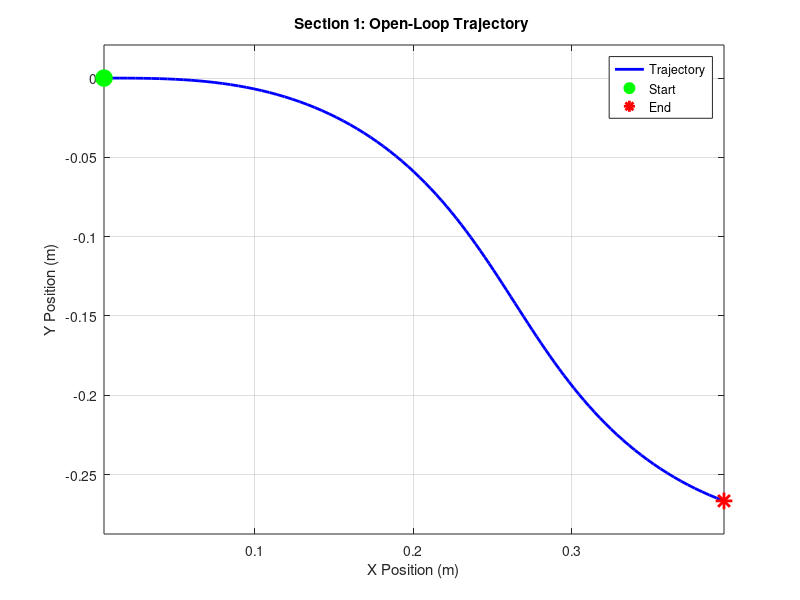
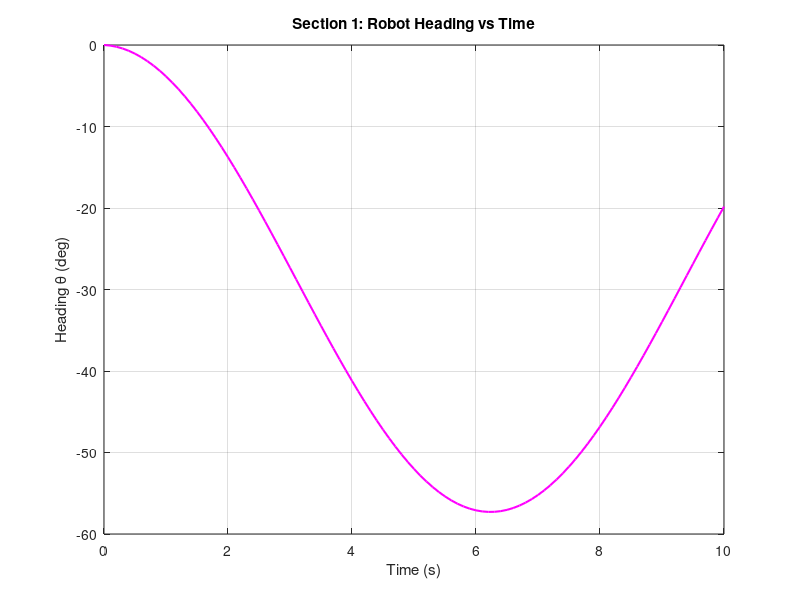
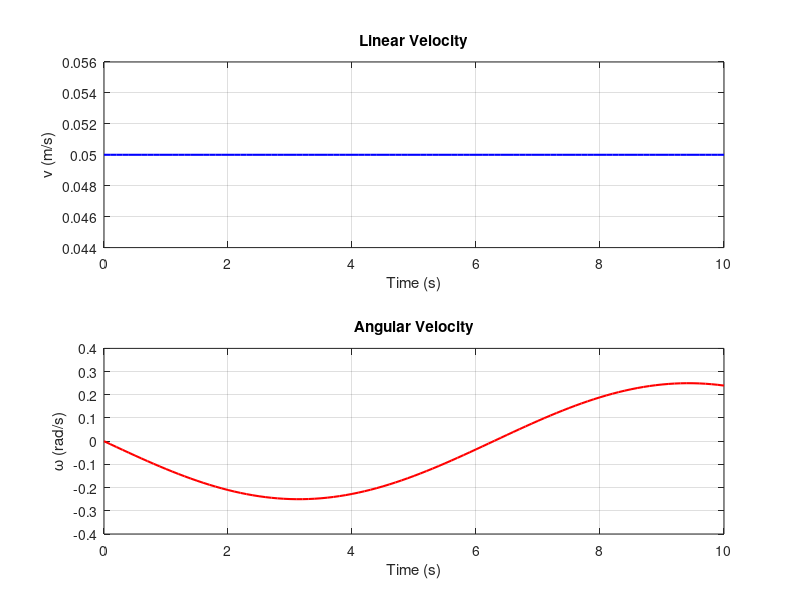

Recreate these plots in MATLAB, in order. (Note: this script raises an error after producing the figures.)
function CW2_forward_kinematics()
%% CW2_FORWARD_KINEMATICS
%  Demonstrates differential-drive forward kinematics using a unicycle model.
%  The robot follows a figure-eight open-loop trajectory produced by
%  sinusoidally varying wheel speeds.
%
%  Robot Model:
%    Linear velocity:  v = (r/2) * (w_r + w_l)
%    Angular velocity: omega = (r/d) * (w_r - w_l)
%
%  Pose update (Euler integration):
%    x(t+dt)     = x(t) + v*cos(theta)*dt
%    y(t+dt)     = y(t) + v*sin(theta)*dt
%    theta(t+dt) = theta(t) + omega*dt

%% --- Robot physical parameters ---
r = 0.05;   % Wheel radius (m)
d = 0.2;    % Wheelbase (m)

%% --- Time setup ---
dt      = 0.1;    % Time step (s)
t_total = 10;     % Total simulation time (s)
t       = 0:dt:t_total;
N       = length(t);

%% --- Wheel speed profile (sinusoidal → figure-eight path) ---
% Left and right wheel angular velocities (rad/s)
w_l = 1 + 0.5 * sin(0.5 * t);
w_r = 1 - 0.5 * sin(0.5 * t);

%% --- Initialise state ---
x     = 0; y = 0; theta = 0;
X     = zeros(1,N);
Y     = zeros(1,N);
Theta = zeros(1,N);

%% --- Forward kinematics simulation loop ---
for i = 1:N
    % Compute body-frame velocities from wheel speeds
    v     = (r/2) * (w_r(i) + w_l(i));
    omega = (r/d) * (w_r(i) - w_l(i));

    % Euler integration to update world-frame pose
    x     = x + v * cos(theta) * dt;
    y     = y + v * sin(theta) * dt;
    theta = theta + omega * dt;

    % Record
    X(i) = x;  Y(i) = y;  Theta(i) = theta;
end

%% --- Velocity profiles ---
v_linear  = (r/2) .* (w_r + w_l);
v_angular = (r/d) .* (w_r - w_l);

%% --- Plot 1: Trajectory ---
figure('Name','Sec 1 – Forward Kinematics Trajectory','NumberTitle','off');
plot(X, Y, 'b-', 'LineWidth', 2); hold on;
plot(X(1),Y(1),'go','MarkerSize',12,'MarkerFaceColor','g','DisplayName','Start');
plot(X(end),Y(end),'r*','MarkerSize',12,'LineWidth',2,'DisplayName','End');
grid on; axis equal;
xlabel('X Position (m)'); ylabel('Y Position (m)');
title('Section 1: Open-Loop Trajectory ');
legend('Trajectory','Start','End','Location','best');

%% --- Plot 2: Heading angle over time ---
figure('Name','Sec 1 – Heading over Time','NumberTitle','off');
plot(t, rad2deg(Theta), 'm-', 'LineWidth', 1.5);
grid on;
xlabel('Time (s)'); ylabel('Heading \theta (deg)');
title('Section 1: Robot Heading vs Time');

%% --- Plot 3: Velocity profiles ---
figure('Name','Sec 1 – Velocity Profiles','NumberTitle','off');
subplot(2,1,1);
plot(t, v_linear, 'b-', 'LineWidth', 1.5);
grid on; xlabel('Time (s)'); ylabel('v (m/s)');
title('Linear Velocity');

subplot(2,1,2);
plot(t, v_angular, 'r-', 'LineWidth', 1.5);
grid on; xlabel('Time (s)'); ylabel('\omega (rad/s)');
title('Angular Velocity');
sgtitle('Section 1: Velocity Profiles');

fprintf('   Forward kinematics complete.\n');
end
